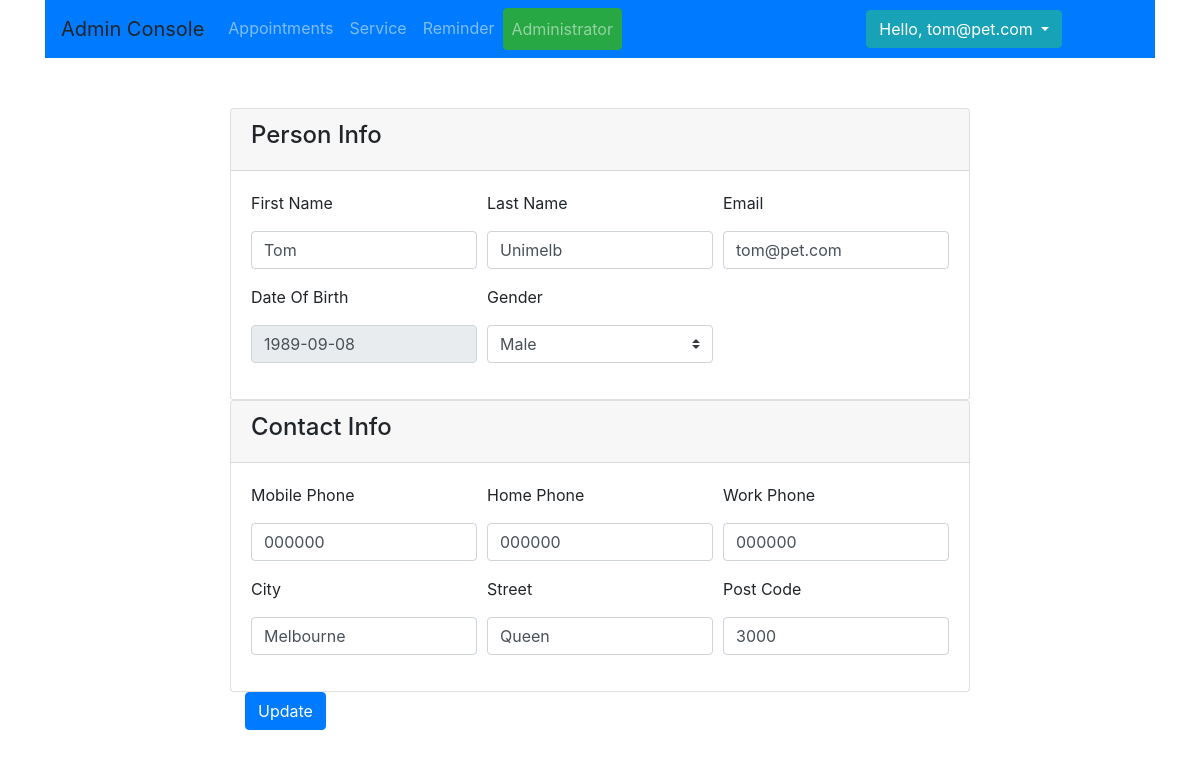
The app's page /admin/administrator (signed in), older data.
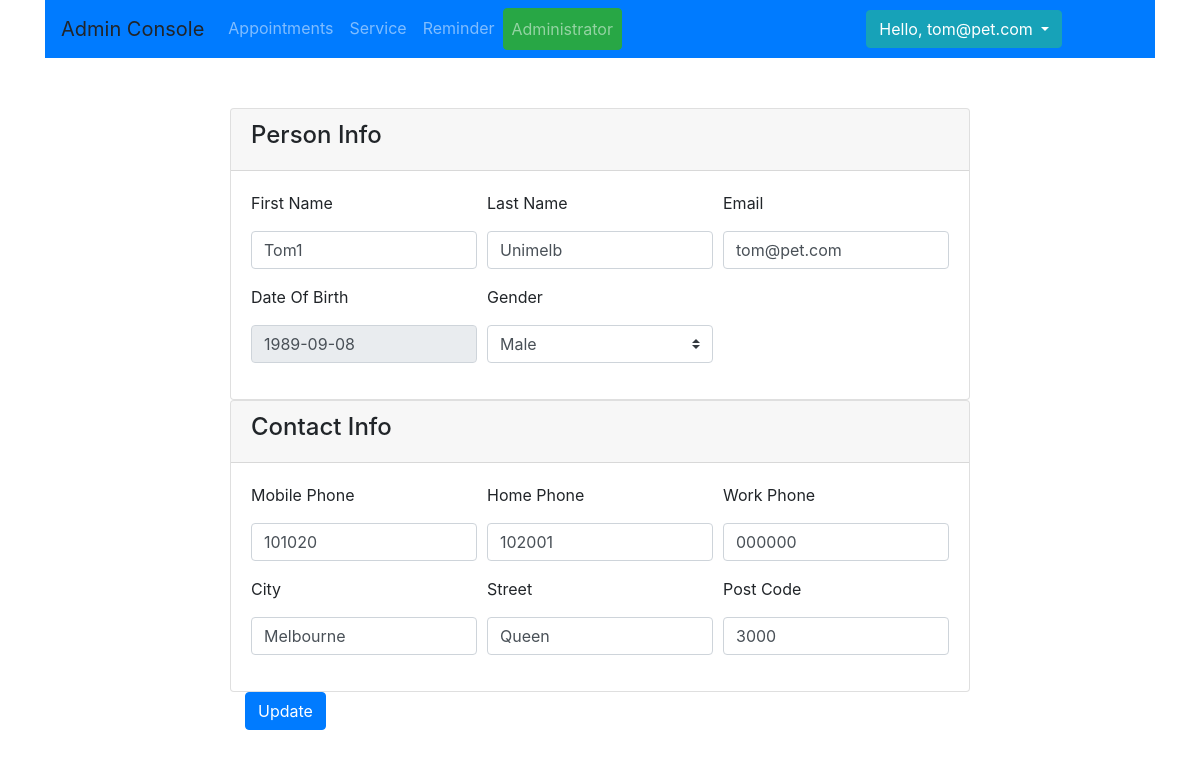
The same page, newer data.
### app/models.py (models this page shows, shortened)
class User(db.Model):
    __tablename__ = 'User'
    id = db.Column(db.Integer, primary_key=True)
    first_name = db.Column(db.String(20))
    last_name = db.Column(db.String(20))
    email = db.Column(db.String(50))
    password = db.Column(db.String(50))
    dob = db.Column(db.DATE, default=datetime.now)
    gender = db.Column(db.CHAR(1))
    phone = db.Column(db.String(10))
    home_number = db.Column(db.String(10))
    work_number = db.Column(db.String(10))
    address_id = db.Column(db.Integer, db.ForeignKey('Address.id'),
                           nullable=False)
    address = db.relationship('Address')
    active = db.Column(db.BOOLEAN)
    admin = db.Column(db.BOOLEAN)
    register_date = db.Column(db.DATETIME, default=datetime.now)
    def is_admin(self):
        return self.admin

### app/subapps/admin/routing.py (the view, shortened to what this page needs)
@adminRoute.route('/administrator', methods=['GET', 'POST'])
@login_required
@admin_only
def administrator():
    form = UserProfileForm()
    return render_template('admin/administrator.html', form=form, current_page="admin")

### app/utli/forms.py
class UserProfileForm(Form):
    first_name = StringField('First Name', validators=[DataRequired()])
    last_name = StringField('Last Name', validators=[DataRequired()])
    email = StringField('Email', validators=[DataRequired()])
    phone = StringField('Mobile Phone')
    home_number = StringField('Home Phone')
    work_number = StringField('Work Phone')
    dob = DateField('Date Of Birth', validators=[DataRequired()])
    gender = SelectField('Gender', validators=[DataRequired()], choices=[('M', 'Male'), ('F', 'Female')])
    city = StringField('City', validators=[DataRequired()])
    street = StringField('Street', validators=[DataRequired()])
    post_code = IntegerField("Post Code", validators=[DataRequired()])

### app/manage.py (called while the page is built)
@login_manager.user_loader
def load_user(user_id):
    from app.models import User
    from app.db_info import Session
    session = Session()
    user = session.query(User).options(subqueryload(User.address)).filter(User.id == user_id).first()
    session.close()
    return user

### run.py (called while the page is built)
@app.before_request
def before_request():
    pass

### app/subapps/admin/templates/admin/administrator.html (shortened to what this page needs)
{% extends "admin/admin_base.html" %}
{% block content %}
    <div class="col-md-8 offset-md-2">
        {% include "admin/admin_profile.html" with context %}
    </div>
{% endblock %}

### app/subapps/admin/templates/admin/admin_base.html (shortened to what this page needs)
<head>
    <link rel="stylesheet" type=text/css href="{{ url_for('static', filename='bootstrap.min.css') }}">
    <link rel="stylesheet" type=text/css href="{{ url_for('static', filename='bootstrap-datepicker3.min.css') }}">
</head>
<body>
<div class="container">
    <nav class="navbar navbar-expand-lg  navbar navbar-dark bg-primary">
        <a class="navbar-brand">Admin Console</a>
        <div class="collapse navbar-collapse" id="navbarTogglerDemo02">
            <ul class="navbar-nav mr-auto mt-2 mt-lg-0">
                <li class="nav-item ">
                    <a class="nav-link {% if current_page == 'appt' %}btn btn-success{% endif %}"
                       href="{{ url_for('adminRoute.appt') }} ">Appointments<span class="sr-only">(current)</span></a>
                </li>
                <li class="nav-item">
                    <a class="nav-link {% if current_page == 'service' %}btn btn-success{% endif %}"
                       href="{{ url_for('adminRoute.service') }}">Service</a>
                </li>
                <li class="nav-item">
                    <a class="nav-link {% if current_page == 'reminder' %}btn btn-success{% endif %}"
                       href="{{ url_for('adminRoute.reminder') }}">Reminder</a>
                </li>
                <li class="nav-item">
                    <a class="nav-link {% if current_page == 'admin' %}btn btn-success{% endif %}"
                       href="{{ url_for('adminRoute.administrator') }}">Administrator</a>
                </li>
            </ul>
            {% if current_user.is_authenticated %}
                <div class="dropdown">
                    <button class="btn btn-info dropdown-toggle" type="button" id="dropdownMenuButton"
                            data-toggle="dropdown" aria-haspopup="true" aria-expanded="false">
                        Hello, {{ current_user.email }}
                    </button>
                </div>
            {% endif %}
            <div class="col-md-1"></div>
        </div>
    </nav>
<div class="row" style="padding-top: 50px;">
    <div class="container">
        {% block content %}<h1>Base Template with css and js</h1>{% endblock %}
    </div>
</div>
</div>
</body>

### app/subapps/home/templates/forms/_fields_macro.html (shortened to what this page needs)
{% macro render_string(field, value='', type='text', readonly=None,class='col-sm-8',required=true) -%}
    <div class="{{ class }}">
        <input type="{{ type }}" placeholder="{{ field.name }}" class="form-control"
                {% if required %} required {% endif %}
               id="id_{{ field.name }}"
               name="{{ field.name }}" value="{{ value|e }}">
    </div>
{% endmacro %}
{% macro render_select(field,value='',class='col-sm-8') -%}
    <div class="{{ class }}">
        <select class="custom-select" id="id_{{ field.name }}" name="{{ field.name }}">
            {% for option in field.choices %}
                <option value={{ option[0] }} {% if value == option[0] %}
                    selected {% endif %}>{{ option[1] }}</option>
            {% endfor %}
        </select>
    </div>
{% endmacro %}
{% macro render_date(field=None,value="",class='col-sm-8') -%}
    <div class="{{ class }}">
        <input type="text" value="{{ value }}" readonly class=" form-control {{ field.name }}"
               name="{{ field.name }}" id="id_{{ field.name }}" data-date-format="yyyy-mm-dd ">
    </div>
{% endmacro %}

Row changes from the older to the newer data that the page shows:
changed User "tom@pet.com": first_name "Tom" → "Tom1"; phone "000000" → "101020"; home_number "000000" → "102001"
